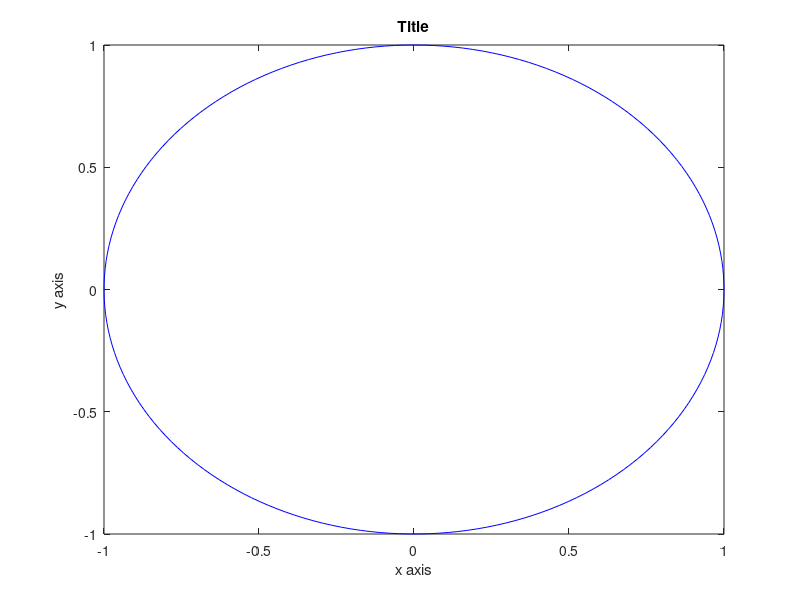

Reproduce this figure in MATLAB.
clear all;
close all;
x=linspace(0,2*pi,200);
plot(sin(x)+1,cos(x),"r^")
plot(sin(x),cos(x),"b-")
xlabel("x axis")
ylabel("y axis")
title("Title")